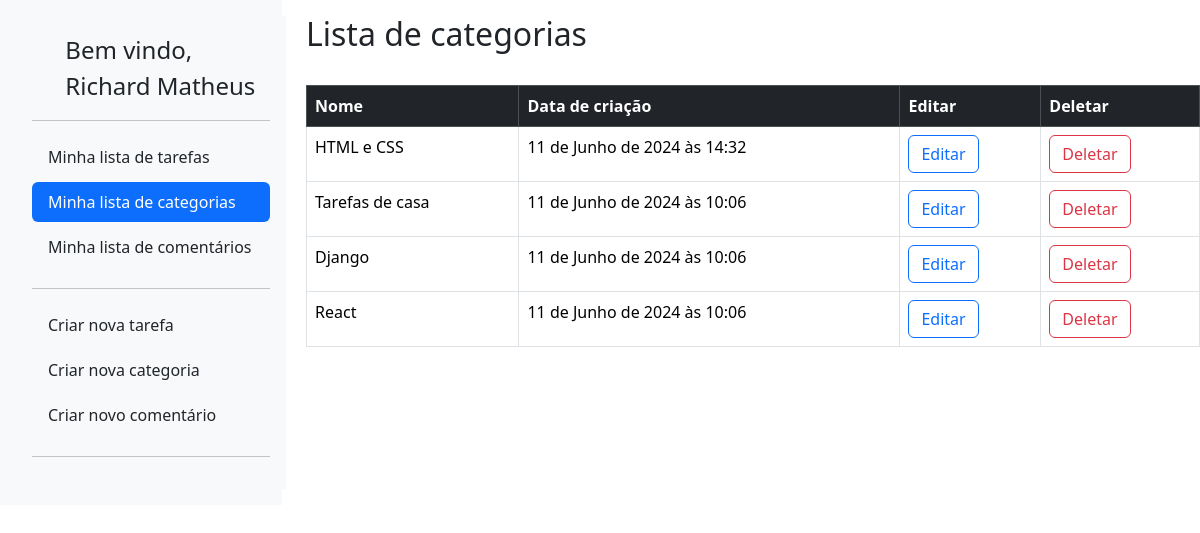
The app's page /category/ (signed in), older data.
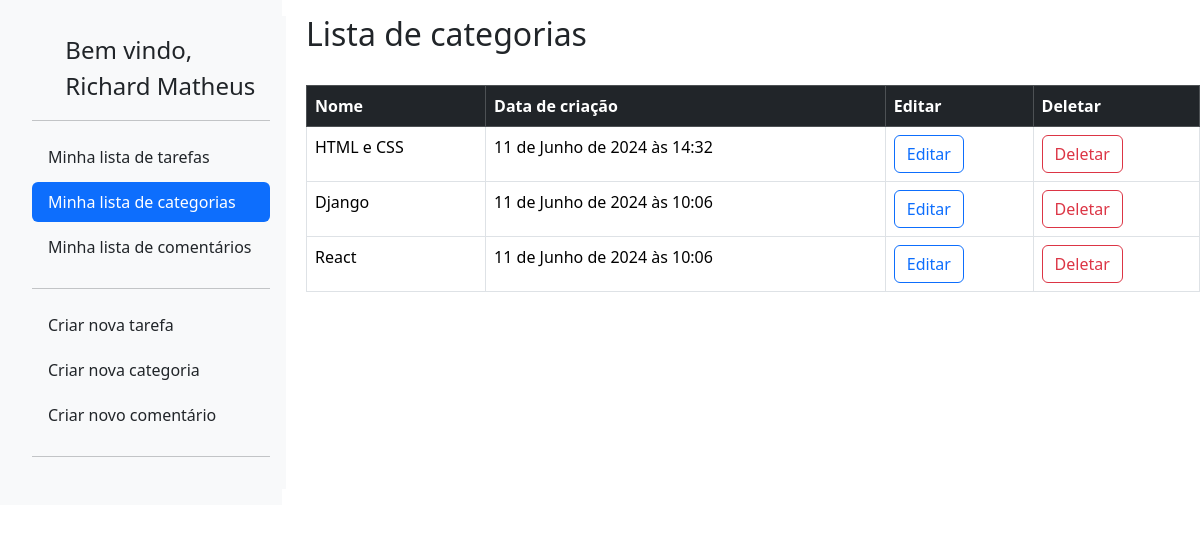
The same page, newer data.
### lizetest/category/models.py (models this page shows, shortened)
class Category(BaseModel):
    name = models.CharField(max_length=255,verbose_name="Nome")
    author = models.ForeignKey(User,on_delete=models.CASCADE,blank=True)

### lizetest/category/views.py (the view)
# urls.py: path('', CategoryListView.as_view(), name='category_list'),
class CategoryListView(ListView,BaseViews):
    model = Category
    template_name = 'category_list.html'
    context_object_name = 'categorias'
    def get_queryset(self):
        return Category.objects.filter(author=self.request.user).order_by('-created_at')
    def get_context_data(self, **kwargs):
        context = super().get_context_data(**kwargs)
        return context

### lizetest/accounts/models.py (called while the page is built)
	def __str__(self):
		return self.name or self.username or self.email

### lizetest/core/models.py (called while the page is built)
    def dispatch(self, request, *args, **kwargs):
        if not request.user.is_authenticated:
            return redirect('accounts:login')
        return super().dispatch(request, *args, **kwargs)

### lizetest/category/templates/category_list.html (shortened to what this page needs)
{% extends 'base.html' %}
  {% block content %}
  <div class="row">
    <div class="col-auto col-md-3">
      <div class="offcanvas-md offcanvas-start d-md-flex flex-column flex-shrink-0 p-3 bg-light" tabindex="-1" id="offcanvasSidebar" aria-labelledby="offcanvasSidebarLabel">
        {% include 'sidebar.html' %}
      </div>
    </div>
    <div class="col">
      <h2 style="padding-top: 15px;">Lista de categorias</h2><br>
      <table class="table table-bordered">
        <thead>
          <tr class="table-dark">
            <th scope="col">Nome</th>
            <th scope="col">Data de criação</th>
            <th scope="col">Editar</th>
            <th scope="col">Deletar</th>
          </tr>
        </thead>
        <tbody>
          {% for categoria in categorias %}
          <tr>
            <td onclick="query_task(this)" style="cursor: pointer;" name-category="{{categoria.name}}">{{categoria.name}}</td>
            <td>{{categoria.created_at}}</td>
            <td>
              <a href="{% url 'category:category_edit' pk=categoria.pk %}">
                <button type="button" class="btn btn-outline-primary">Editar</button>
              </a>
            </td>
            <td><a href="{% url 'category:category_delete' pk=categoria.pk %}">
                <button type="button" class="btn btn-outline-danger">Deletar</button>
              </a>
            </td>
          </tr>
          {% endfor %}
        </tbody>
      </table>
    </div>
  </div>
{% endblock %}

Row changes from the older to the newer data that the page shows:
removed Category: name "Tarefas de casa", created_at "11 de Junho de 2024 às 10:06"
